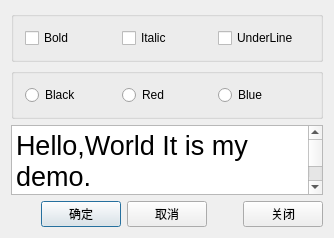
<?xml version="1.0" encoding="UTF-8"?>
<ui version="4.0">
 <class>QWDialog</class>
 <widget class="QDialog" name="QWDialog">
  <property name="geometry">
   <rect>
    <x>0</x>
    <y>0</y>
    <width>334</width>
    <height>216</height>
   </rect>
  </property>
  <property name="windowTitle">
   <string>Dialog by Designer</string>
  </property>
  <layout class="QVBoxLayout" name="verticalLayout">
   <item>
    <widget class="QGroupBox" name="groupBox1">
     <property name="title">
      <string/>
     </property>
     <layout class="QHBoxLayout" name="horizontalLayout_3">
      <item>
       <widget class="QCheckBox" name="chkBoxBold">
        <property name="text">
         <string>Bold</string>
        </property>
       </widget>
      </item>
      <item>
       <widget class="QCheckBox" name="chkBoxItalic">
        <property name="text">
         <string>Italic</string>
        </property>
       </widget>
      </item>
      <item>
       <widget class="QCheckBox" name="chkBoxUnder">
        <property name="text">
         <string>UnderLine</string>
        </property>
       </widget>
      </item>
     </layout>
    </widget>
   </item>
   <item>
    <widget class="QGroupBox" name="groupBox2">
     <layout class="QHBoxLayout" name="horizontalLayout">
      <item>
       <widget class="QRadioButton" name="rBtnBlack">
        <property name="text">
         <string>Black</string>
        </property>
       </widget>
      </item>
      <item>
       <widget class="QRadioButton" name="rBtnRed">
        <property name="text">
         <string>Red</string>
        </property>
       </widget>
      </item>
      <item>
       <widget class="QRadioButton" name="rBtnBlue">
        <property name="text">
         <string>Blue</string>
        </property>
       </widget>
      </item>
     </layout>
    </widget>
   </item>
   <item>
    <widget class="QPlainTextEdit" name="txtEdit">
     <property name="font">
      <font>
       <pointsize>20</pointsize>
      </font>
     </property>
     <property name="plainText">
      <string>Hello,World It is my demo.</string>
     </property>
    </widget>
   </item>
   <item>
    <layout class="QHBoxLayout" name="horizontalLayout_2">
     <item>
      <spacer name="spacer">
       <property name="orientation">
        <enum>Qt::Horizontal</enum>
       </property>
       <property name="sizeHint" stdset="0">
        <size>
         <width>40</width>
         <height>20</height>
        </size>
       </property>
      </spacer>
     </item>
     <item>
      <widget class="QPushButton" name="btnOK">
       <property name="text">
        <string>确定</string>
       </property>
      </widget>
     </item>
     <item>
      <widget class="QPushButton" name="btnCancel">
       <property name="text">
        <string>取消</string>
       </property>
      </widget>
     </item>
     <item>
      <spacer name="horizontalSpacer_2">
       <property name="orientation">
        <enum>Qt::Horizontal</enum>
       </property>
       <property name="sizeHint" stdset="0">
        <size>
         <width>40</width>
         <height>20</height>
        </size>
       </property>
      </spacer>
     </item>
     <item>
      <widget class="QPushButton" name="btnClose">
       <property name="text">
        <string>关闭</string>
       </property>
      </widget>
     </item>
    </layout>
   </item>
  </layout>
 </widget>
 <layoutdefault spacing="6" margin="11"/>
 <resources/>
 <connections>
  <connection>
   <sender>btnOK</sender>
   <signal>clicked()</signal>
   <receiver>QWDialog</receiver>
   <slot>accept()</slot>
   <hints>
    <hint type="sourcelabel">
     <x>76</x>
     <y>190</y>
    </hint>
    <hint type="destinationlabel">
     <x>30</x>
     <y>193</y>
    </hint>
   </hints>
  </connection>
  <connection>
   <sender>btnCancel</sender>
   <signal>clicked()</signal>
   <receiver>QWDialog</receiver>
   <slot>reject()</slot>
   <hints>
    <hint type="sourcelabel">
     <x>145</x>
     <y>191</y>
    </hint>
    <hint type="destinationlabel">
     <x>122</x>
     <y>202</y>
    </hint>
   </hints>
  </connection>
  <connection>
   <sender>btnClose</sender>
   <signal>clicked()</signal>
   <receiver>QWDialog</receiver>
   <slot>close()</slot>
   <hints>
    <hint type="sourcelabel">
     <x>259</x>
     <y>197</y>
    </hint>
    <hint type="destinationlabel">
     <x>234</x>
     <y>196</y>
    </hint>
   </hints>
  </connection>
 </connections>
</ui>
